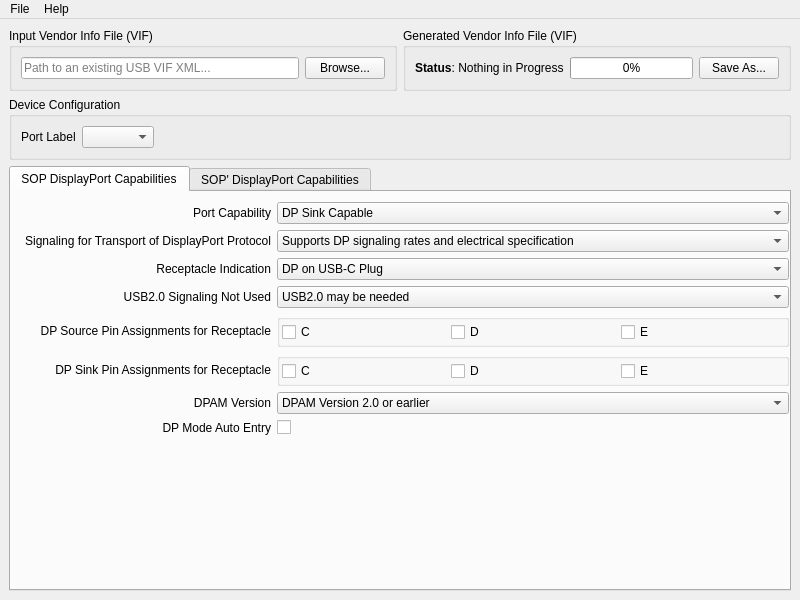
<?xml version="1.0" encoding="UTF-8"?>
<ui version="4.0">
 <class>MainWindow</class>
 <widget class="QMainWindow" name="MainWindow">
  <property name="geometry">
   <rect>
    <x>0</x>
    <y>0</y>
    <width>800</width>
    <height>600</height>
   </rect>
  </property>
  <property name="windowTitle">
   <string>MainWindow</string>
  </property>
  <widget class="QWidget" name="centralwidget">
   <layout class="QGridLayout" name="gridLayout_3">
    <item row="0" column="1">
     <widget class="QGroupBox" name="groupBox_2">
      <property name="title">
       <string>Generated Vendor Info File (VIF)</string>
      </property>
      <layout class="QGridLayout" name="gridLayout_2">
       <item row="0" column="0">
        <widget class="QLabel" name="save_status_label">
         <property name="text">
          <string>&lt;html&gt;&lt;head/&gt;&lt;body&gt;&lt;p&gt;&lt;span style=&quot; font-weight:700;&quot;&gt;Status&lt;/span&gt;: Nothing in Progress&lt;/p&gt;&lt;/body&gt;&lt;/html&gt;</string>
         </property>
        </widget>
       </item>
       <item row="0" column="1">
        <widget class="QProgressBar" name="save_progress_bar">
         <property name="value">
          <number>0</number>
         </property>
        </widget>
       </item>
       <item row="0" column="2">
        <widget class="QPushButton" name="save_as_button">
         <property name="text">
          <string>Save As...</string>
         </property>
        </widget>
       </item>
      </layout>
     </widget>
    </item>
    <item row="0" column="0">
     <widget class="QGroupBox" name="groupBox">
      <property name="title">
       <string>Input Vendor Info File (VIF)</string>
      </property>
      <layout class="QGridLayout" name="gridLayout">
       <item row="0" column="0">
        <widget class="QLineEdit" name="input_line_edit">
         <property name="readOnly">
          <bool>true</bool>
         </property>
         <property name="placeholderText">
          <string>Path to an existing USB VIF XML...</string>
         </property>
        </widget>
       </item>
       <item row="0" column="1">
        <widget class="QPushButton" name="browse_input_button">
         <property name="text">
          <string>Browse...</string>
         </property>
        </widget>
       </item>
      </layout>
     </widget>
    </item>
    <item row="2" column="0" colspan="2">
     <widget class="QGroupBox" name="groupBox_3">
      <property name="title">
       <string>Device Configuration</string>
      </property>
      <layout class="QGridLayout" name="gridLayout_5">
       <item row="0" column="1">
        <widget class="QComboBox" name="port_label_cbb"/>
       </item>
       <item row="0" column="0">
        <widget class="QLabel" name="port_label_label">
         <property name="text">
          <string>Port Label</string>
         </property>
        </widget>
       </item>
       <item row="0" column="2">
        <spacer name="horizontalSpacer">
         <property name="orientation">
          <enum>Qt::Horizontal</enum>
         </property>
         <property name="sizeHint" stdset="0">
          <size>
           <width>40</width>
           <height>20</height>
          </size>
         </property>
        </spacer>
       </item>
      </layout>
     </widget>
    </item>
    <item row="3" column="0" colspan="2">
     <widget class="QTabWidget" name="tabWidget">
      <property name="layoutDirection">
       <enum>Qt::LeftToRight</enum>
      </property>
      <property name="currentIndex">
       <number>0</number>
      </property>
      <widget class="QWidget" name="sop_displayport_capabilities_tab">
       <attribute name="title">
        <string>SOP DisplayPort Capabilities</string>
       </attribute>
       <widget class="QWidget" name="layoutWidget">
        <property name="geometry">
         <rect>
          <x>7</x>
          <y>10</y>
          <width>771</width>
          <height>400</height>
         </rect>
        </property>
        <layout class="QGridLayout" name="gridLayout_4">
         <item row="8" column="0">
          <spacer name="verticalSpacer">
           <property name="orientation">
            <enum>Qt::Vertical</enum>
           </property>
           <property name="sizeHint" stdset="0">
            <size>
             <width>20</width>
             <height>174</height>
            </size>
           </property>
          </spacer>
         </item>
         <item row="0" column="1" colspan="2">
          <widget class="QComboBox" name="port_capability_cbb">
           <property name="sizePolicy">
            <sizepolicy hsizetype="Expanding" vsizetype="Fixed">
             <horstretch>0</horstretch>
             <verstretch>0</verstretch>
            </sizepolicy>
           </property>
           <item>
            <property name="text">
             <string>DP Sink Capable</string>
            </property>
           </item>
           <item>
            <property name="text">
             <string>DP Source Capable</string>
            </property>
           </item>
           <item>
            <property name="text">
             <string>Both DP Source &amp; Sink Capable</string>
            </property>
           </item>
          </widget>
         </item>
         <item row="1" column="0">
          <widget class="QLabel" name="dp_transport_signaling_label">
           <property name="toolTip">
            <string>&lt;html&gt;&lt;head/&gt;&lt;body&gt;&lt;p&gt;This value shall always be set to 0001b &lt;/p&gt;&lt;/body&gt;&lt;/html&gt;</string>
           </property>
           <property name="text">
            <string>Signaling for Transport of DisplayPort Protocol</string>
           </property>
           <property name="alignment">
            <set>Qt::AlignRight|Qt::AlignTrailing|Qt::AlignVCenter</set>
           </property>
          </widget>
         </item>
         <item row="2" column="1" colspan="2">
          <widget class="QComboBox" name="receptacle_indication_cbb">
           <item>
            <property name="text">
             <string>DP on USB-C Plug</string>
            </property>
           </item>
           <item>
            <property name="text">
             <string>DP on USB-C Receptacle</string>
            </property>
           </item>
          </widget>
         </item>
         <item row="4" column="0">
          <widget class="QLabel" name="source_pin_assignments_label">
           <property name="toolTip">
            <string>&lt;html&gt;&lt;head/&gt;&lt;body&gt;&lt;p&gt;This field will correspond to the supported DP Source Pin Assignments for a USB-C receptacle or the supported DP Sink Pin Assignments for a USB-C plug. The receptacle information is set by the information in &lt;span style=&quot; font-weight:700; font-style:italic;&quot;&gt;Receptacle Indication&lt;/span&gt;&lt;/p&gt;&lt;/body&gt;&lt;/html&gt;</string>
           </property>
           <property name="text">
            <string>DP Source Pin Assignments for Receptacle</string>
           </property>
           <property name="alignment">
            <set>Qt::AlignRight|Qt::AlignTrailing|Qt::AlignVCenter</set>
           </property>
          </widget>
         </item>
         <item row="3" column="0">
          <widget class="QLabel" name="usb20_signaling_not_used_label">
           <property name="toolTip">
            <string>&lt;html&gt;&lt;head/&gt;&lt;body&gt;&lt;p&gt;This field is set when USB2.0 is need while in a DisplayPort Configuration &lt;/p&gt;&lt;/body&gt;&lt;/html&gt;</string>
           </property>
           <property name="text">
            <string>USB2.0 Signaling Not Used</string>
           </property>
           <property name="alignment">
            <set>Qt::AlignRight|Qt::AlignTrailing|Qt::AlignVCenter</set>
           </property>
          </widget>
         </item>
         <item row="3" column="1" colspan="2">
          <widget class="QComboBox" name="usb20_signaling_not_used_cbb">
           <item>
            <property name="text">
             <string>USB2.0 may be needed</string>
            </property>
           </item>
           <item>
            <property name="text">
             <string>USB2.0 is not needed</string>
            </property>
           </item>
          </widget>
         </item>
         <item row="4" column="1" colspan="2">
          <widget class="QGroupBox" name="source_pin_assignments_groupbox">
           <property name="sizePolicy">
            <sizepolicy hsizetype="Preferred" vsizetype="Preferred">
             <horstretch>0</horstretch>
             <verstretch>0</verstretch>
            </sizepolicy>
           </property>
           <property name="title">
            <string/>
           </property>
           <layout class="QGridLayout" name="gridLayout_7">
            <property name="leftMargin">
             <number>2</number>
            </property>
            <property name="topMargin">
             <number>2</number>
            </property>
            <property name="rightMargin">
             <number>2</number>
            </property>
            <property name="bottomMargin">
             <number>2</number>
            </property>
            <item row="0" column="0">
             <widget class="QCheckBox" name="source_pin_assignments_c_checkbox">
              <property name="text">
               <string>C</string>
              </property>
             </widget>
            </item>
            <item row="0" column="1">
             <widget class="QCheckBox" name="source_pin_assignments_d_checkbox">
              <property name="text">
               <string>D</string>
              </property>
             </widget>
            </item>
            <item row="0" column="2">
             <widget class="QCheckBox" name="source_pin_assginments_e_checkbox">
              <property name="text">
               <string>E</string>
              </property>
             </widget>
            </item>
           </layout>
          </widget>
         </item>
         <item row="1" column="1" colspan="2">
          <widget class="QComboBox" name="dp_transport_signaling_cbb">
           <item>
            <property name="text">
             <string>Supports DP signaling rates and electrical specification</string>
            </property>
           </item>
          </widget>
         </item>
         <item row="6" column="1" colspan="2">
          <widget class="QComboBox" name="dpam_version_cbb">
           <item>
            <property name="text">
             <string>DPAM Version 2.0 or earlier</string>
            </property>
           </item>
           <item>
            <property name="text">
             <string>DPAM Version 2.1 or higher</string>
            </property>
           </item>
          </widget>
         </item>
         <item row="6" column="0">
          <widget class="QLabel" name="dpam_version_label">
           <property name="toolTip">
            <string>&lt;html&gt;&lt;head/&gt;&lt;body&gt;&lt;p&gt;This field sets the DisplayPort Alternate Mode Version for DisplayPort 2.1 or higher (or) DisplayPort 2.0 or earlier. &lt;/p&gt;&lt;/body&gt;&lt;/html&gt;</string>
           </property>
           <property name="text">
            <string>DPAM Version</string>
           </property>
           <property name="alignment">
            <set>Qt::AlignRight|Qt::AlignTrailing|Qt::AlignVCenter</set>
           </property>
          </widget>
         </item>
         <item row="5" column="0">
          <widget class="QLabel" name="sink_pin_assginments_label">
           <property name="toolTip">
            <string>&lt;html&gt;&lt;head/&gt;&lt;body&gt;&lt;p&gt;This field will correspond to the supported DP Sink Pin Assignments for a USB-C receptacle or the supported DP Source Pin Assignments for a USB-C plug. The receptacle information is set by the information in &lt;span style=&quot; font-weight:700; font-style:italic;&quot;&gt;Receptacle Indication&lt;/span&gt;&lt;/p&gt;&lt;/body&gt;&lt;/html&gt;</string>
           </property>
           <property name="text">
            <string>DP Sink Pin Assignments for Receptacle</string>
           </property>
           <property name="alignment">
            <set>Qt::AlignRight|Qt::AlignTrailing|Qt::AlignVCenter</set>
           </property>
          </widget>
         </item>
         <item row="7" column="0">
          <widget class="QLabel" name="dp_auto_mode_entry_label">
           <property name="toolTip">
            <string>&lt;html&gt;&lt;head/&gt;&lt;body&gt;&lt;p&gt;This field is specific for a DFP (DP Source) in which it will automatically enter DP Alt Mode. This field is not set for a UFP (DP Sink) as the DP Alt Mode sequence would be initiated by the DFP port partner. &lt;/p&gt;&lt;/body&gt;&lt;/html&gt;</string>
           </property>
           <property name="text">
            <string>DP Mode Auto Entry</string>
           </property>
           <property name="alignment">
            <set>Qt::AlignRight|Qt::AlignTrailing|Qt::AlignVCenter</set>
           </property>
          </widget>
         </item>
         <item row="7" column="1">
          <widget class="QCheckBox" name="dp_auto_mode_entry_checkbox">
           <property name="layoutDirection">
            <enum>Qt::LeftToRight</enum>
           </property>
           <property name="text">
            <string/>
           </property>
          </widget>
         </item>
         <item row="0" column="0">
          <widget class="QLabel" name="port_capability_label">
           <property name="toolTip">
            <string>&lt;html&gt;&lt;head/&gt;&lt;body&gt;&lt;p&gt;This field will correspond to the capabilities of the DisplayPort product. DP Sink is used for end-products such as monitors, docks, etc. DP Sources is used for end-products such as Notebooks, Cell Phones, etc. DP Source &amp;amp; Sink is used for end-products such as bi-directional Type-C to DP cables, docks, etc.&lt;/p&gt;&lt;/body&gt;&lt;/html&gt;</string>
           </property>
           <property name="text">
            <string>Port Capability</string>
           </property>
           <property name="alignment">
            <set>Qt::AlignRight|Qt::AlignTrailing|Qt::AlignVCenter</set>
           </property>
          </widget>
         </item>
         <item row="2" column="0">
          <widget class="QLabel" name="receptacle_indication_label">
           <property name="toolTip">
            <string>&lt;html&gt;&lt;head/&gt;&lt;body&gt;&lt;p&gt;&lt;span style=&quot; font-family:'Calibri','sans-serif'; font-size:11pt;&quot;&gt;This field corresponds where the DisplayPort interface is presented, either Type-C Plug or Receptacle&lt;/span&gt;&lt;/p&gt;&lt;/body&gt;&lt;/html&gt;</string>
           </property>
           <property name="text">
            <string>Receptacle Indication</string>
           </property>
           <property name="alignment">
            <set>Qt::AlignRight|Qt::AlignTrailing|Qt::AlignVCenter</set>
           </property>
          </widget>
         </item>
         <item row="5" column="1" colspan="2">
          <widget class="QGroupBox" name="sink_pin_assignments_groupbox">
           <property name="title">
            <string/>
           </property>
           <layout class="QGridLayout" name="gridLayout_8">
            <property name="leftMargin">
             <number>2</number>
            </property>
            <property name="topMargin">
             <number>2</number>
            </property>
            <property name="rightMargin">
             <number>2</number>
            </property>
            <property name="bottomMargin">
             <number>2</number>
            </property>
            <item row="0" column="0">
             <widget class="QCheckBox" name="sink_pin_assignments_c_checkbox">
              <property name="text">
               <string>C</string>
              </property>
             </widget>
            </item>
            <item row="0" column="1">
             <widget class="QCheckBox" name="sink_pin_assignments_d_checkbox">
              <property name="text">
               <string>D</string>
              </property>
             </widget>
            </item>
            <item row="0" column="2">
             <widget class="QCheckBox" name="sink_pin_assignments_e_checkbox">
              <property name="text">
               <string>E</string>
              </property>
             </widget>
            </item>
           </layout>
          </widget>
         </item>
        </layout>
       </widget>
      </widget>
      <widget class="QWidget" name="sopp_displayport_capabilities_tab">
       <attribute name="title">
        <string>SOP' DisplayPort Capabilities</string>
       </attribute>
       <widget class="QWidget" name="layoutWidget">
        <property name="geometry">
         <rect>
          <x>11</x>
          <y>10</y>
          <width>761</width>
          <height>332</height>
         </rect>
        </property>
        <layout class="QGridLayout" name="gridLayout_6">
         <item row="0" column="0">
          <widget class="QLabel" name="sopp_dp_transport_signaling_label">
           <property name="toolTip">
            <string>&lt;html&gt;&lt;head/&gt;&lt;body&gt;&lt;p&gt;This field corresponds to the rates supported by the cable. &lt;/p&gt;&lt;/body&gt;&lt;/html&gt;</string>
           </property>
           <property name="text">
            <string>Signaling for Transport of DisplayPort Protocol</string>
           </property>
           <property name="alignment">
            <set>Qt::AlignRight|Qt::AlignTrailing|Qt::AlignVCenter</set>
           </property>
          </widget>
         </item>
         <item row="0" column="1">
          <widget class="QComboBox" name="sopp_dp_transport_signaling_cbb">
           <property name="sizePolicy">
            <sizepolicy hsizetype="Expanding" vsizetype="Fixed">
             <horstretch>0</horstretch>
             <verstretch>0</verstretch>
            </sizepolicy>
           </property>
           <item>
            <property name="text">
             <string>HBR3</string>
            </property>
           </item>
           <item>
            <property name="text">
             <string>HBR3 &amp; UHBR10</string>
            </property>
           </item>
           <item>
            <property name="text">
             <string>HBR3, UHBR10, &amp; UHBR20</string>
            </property>
           </item>
          </widget>
         </item>
         <item row="1" column="0">
          <widget class="QLabel" name="dp_source_device_pin_assignments_label">
           <property name="toolTip">
            <string>&lt;html&gt;&lt;head/&gt;&lt;body&gt;&lt;p&gt;This field corresponds to the DP Source Pin Assignments supported by the cable. Pin Assignments C and D are supported by USB-C to USB-C cables. Pin Assignment E is supported by DP to USB-C cables &lt;/p&gt;&lt;/body&gt;&lt;/html&gt;</string>
           </property>
           <property name="text">
            <string>DP Source Device Pin Assignments</string>
           </property>
           <property name="alignment">
            <set>Qt::AlignRight|Qt::AlignTrailing|Qt::AlignVCenter</set>
           </property>
          </widget>
         </item>
         <item row="1" column="1">
          <widget class="QComboBox" name="dp_source_device_pin_assignments_cbb">
           <item>
            <property name="text">
             <string>Pin Assignment C &amp; D</string>
            </property>
           </item>
           <item>
            <property name="text">
             <string>Pin Assignment E</string>
            </property>
           </item>
          </widget>
         </item>
         <item row="2" column="0">
          <widget class="QLabel" name="dp_sink_device_pin_assignments_label">
           <property name="toolTip">
            <string>&lt;html&gt;&lt;head/&gt;&lt;body&gt;&lt;p&gt;This field corresponds to the DP Sink Pin Assignments supported by the cable. Pin Assignments C and D are supported by USB-C to USB-C cables. Pin Assignment E is supported by DP to USB-C cables &lt;/p&gt;&lt;/body&gt;&lt;/html&gt;</string>
           </property>
           <property name="text">
            <string>DP Sink Device Pin Assignments</string>
           </property>
           <property name="alignment">
            <set>Qt::AlignRight|Qt::AlignTrailing|Qt::AlignVCenter</set>
           </property>
          </widget>
         </item>
         <item row="2" column="1">
          <widget class="QComboBox" name="dp_sink_device_pin_assignments_cbb">
           <item>
            <property name="text">
             <string>Pin Assignment C &amp; D</string>
            </property>
           </item>
           <item>
            <property name="text">
             <string>Pin Assignment E</string>
            </property>
           </item>
          </widget>
         </item>
         <item row="3" column="0">
          <widget class="QLabel" name="uhbr135_support_label">
           <property name="toolTip">
            <string>&lt;html&gt;&lt;head/&gt;&lt;body&gt;&lt;p&gt;This field is set when the cable supports UHBR13.5. Passive cables supporting UHBR20 shall have this field set. &lt;/p&gt;&lt;/body&gt;&lt;/html&gt;</string>
           </property>
           <property name="text">
            <string>UHBR13.5 Support</string>
           </property>
           <property name="alignment">
            <set>Qt::AlignRight|Qt::AlignTrailing|Qt::AlignVCenter</set>
           </property>
          </widget>
         </item>
         <item row="3" column="1">
          <widget class="QComboBox" name="uhbr135_support_label_cbb">
           <item>
            <property name="text">
             <string>UHBR13.5 Supported</string>
            </property>
           </item>
           <item>
            <property name="text">
             <string>UHBR13.5 Not Supported</string>
            </property>
           </item>
          </widget>
         </item>
         <item row="4" column="0">
          <widget class="QLabel" name="active_component_label">
           <property name="toolTip">
            <string>&lt;html&gt;&lt;head/&gt;&lt;body&gt;&lt;p&gt;&lt;span style=&quot; font-family:'Calibri','sans-serif'; font-size:11pt;&quot;&gt;This field corresponds to the Active Component in the cable. &lt;/span&gt;&lt;/p&gt;&lt;/body&gt;&lt;/html&gt;</string>
           </property>
           <property name="text">
            <string>Active Component</string>
           </property>
           <property name="alignment">
            <set>Qt::AlignRight|Qt::AlignTrailing|Qt::AlignVCenter</set>
           </property>
          </widget>
         </item>
         <item row="4" column="1">
          <widget class="QComboBox" name="active_component_cbb">
           <item>
            <property name="text">
             <string>Passive Cable</string>
            </property>
           </item>
           <item>
            <property name="text">
             <string>Active Re-Timer Cable</string>
            </property>
           </item>
           <item>
            <property name="text">
             <string>Active Re-Driver Cable</string>
            </property>
           </item>
           <item>
            <property name="text">
             <string>Optical Cable</string>
            </property>
           </item>
          </widget>
         </item>
         <item row="5" column="0">
          <widget class="QLabel" name="active_component_label_2">
           <property name="toolTip">
            <string>&lt;html&gt;&lt;head/&gt;&lt;body&gt;&lt;p&gt;This field sets the DisplayPort Alternate Mode Version for DisplayPort 2.1 or higher (or) DisplayPort 2.0 or earlier supported by the cable. &lt;/p&gt;&lt;/body&gt;&lt;/html&gt;</string>
           </property>
           <property name="text">
            <string>DPAM Version</string>
           </property>
           <property name="alignment">
            <set>Qt::AlignRight|Qt::AlignTrailing|Qt::AlignVCenter</set>
           </property>
          </widget>
         </item>
         <item row="5" column="1">
          <widget class="QComboBox" name="active_component_cbb_2">
           <item>
            <property name="text">
             <string>DPAM Version 2.0 or earlier</string>
            </property>
           </item>
           <item>
            <property name="text">
             <string>DPAM Version 2.1 or higher</string>
            </property>
           </item>
          </widget>
         </item>
         <item row="6" column="0">
          <spacer name="verticalSpacer_2">
           <property name="orientation">
            <enum>Qt::Vertical</enum>
           </property>
           <property name="sizeHint" stdset="0">
            <size>
             <width>20</width>
             <height>174</height>
            </size>
           </property>
          </spacer>
         </item>
        </layout>
       </widget>
      </widget>
     </widget>
    </item>
   </layout>
  </widget>
  <widget class="QMenuBar" name="menubar">
   <property name="geometry">
    <rect>
     <x>0</x>
     <y>0</y>
     <width>800</width>
     <height>17</height>
    </rect>
   </property>
   <widget class="QMenu" name="menuFile">
    <property name="title">
     <string>File</string>
    </property>
    <addaction name="actionImport_Settings"/>
    <addaction name="actionExport_Settings"/>
    <addaction name="separator"/>
    <addaction name="actionQuit"/>
   </widget>
   <widget class="QMenu" name="menuHelp">
    <property name="title">
     <string>Help</string>
    </property>
    <addaction name="actionAbout"/>
   </widget>
   <addaction name="menuFile"/>
   <addaction name="menuHelp"/>
  </widget>
  <action name="actionExport_Settings">
   <property name="text">
    <string>Export Settings...</string>
   </property>
  </action>
  <action name="actionQuit">
   <property name="text">
    <string>Quit</string>
   </property>
  </action>
  <action name="actionAbout">
   <property name="text">
    <string>About...</string>
   </property>
  </action>
  <action name="actionImport_Settings">
   <property name="text">
    <string>Import Settings...</string>
   </property>
  </action>
 </widget>
 <resources/>
 <connections/>
</ui>
